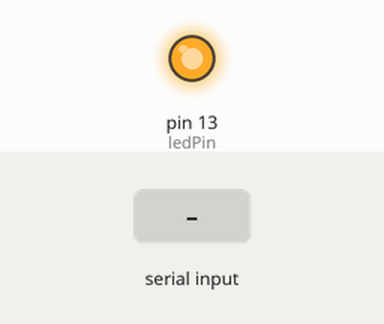
Bench run of a sketch on a simulated Arduino Uno, built with avr-gcc and run on an emulated ATmega328P. Shown: output pins drawn as LEDs (lit = HIGH). The test bench sets the inputs (shaded band). What the sketch prints to the serial monitor is not drawn.

Above: at 1.2 s.
1.3 s: "ARDUINO_PING\n" received over Serial
Timing chart, 0 to 4.3 s (numbered marks = the images above; inputs shaded):
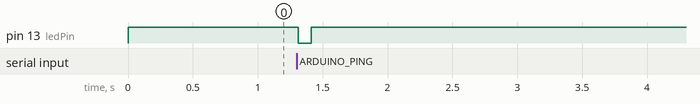

Measured:
- after the input at 1.3 s, pin 13 (ledPin): HIGH → LOW at once, → HIGH 0.10 s later

The sketch:

ESP_Test.ino
```cpp
// ESP8266 üzerindeki dahili Mavi LED
const int ledPin = LED_BUILTIN;
unsigned long lastPing = 0;

void setup() {
  // Sizin donanım projenizdeki RX/TX pinleri için
  Serial.begin(9600);
  pinMode(ledPin, OUTPUT);
  // ESP8266 dahili ledi LOW'da yanar, HIGH'da söner.
  digitalWrite(ledPin, HIGH);
}

void loop() {
  // Arduino'dan gelen veriyi oku
  if (Serial.available() > 0) {
    String msg = Serial.readStringUntil('\n');
    msg.trim();

    // Arduino'dan PING geldiyse, mavi LED'i yakıp söndür
    if (msg == "ARDUINO_PING") {
      digitalWrite(ledPin, LOW); // Yak
      delay(100);
      digitalWrite(ledPin, HIGH); // Söndür
    }
  }

  // Her 3 saniyede bir Arduino'ya Ping at (Asenkron olması için 2.5 sn)
  if (millis() - lastPing > 2500) {
    lastPing = millis();
    Serial.println("ESP_PING");
  }
}
```
